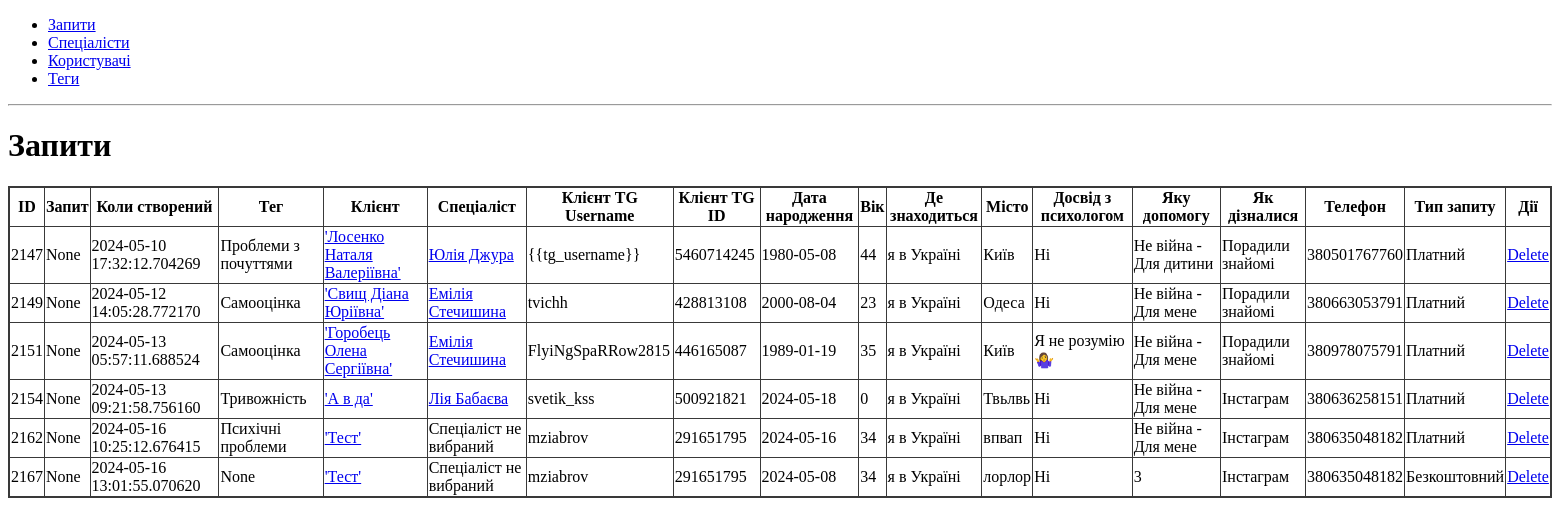
The app's page /requests/, older data.
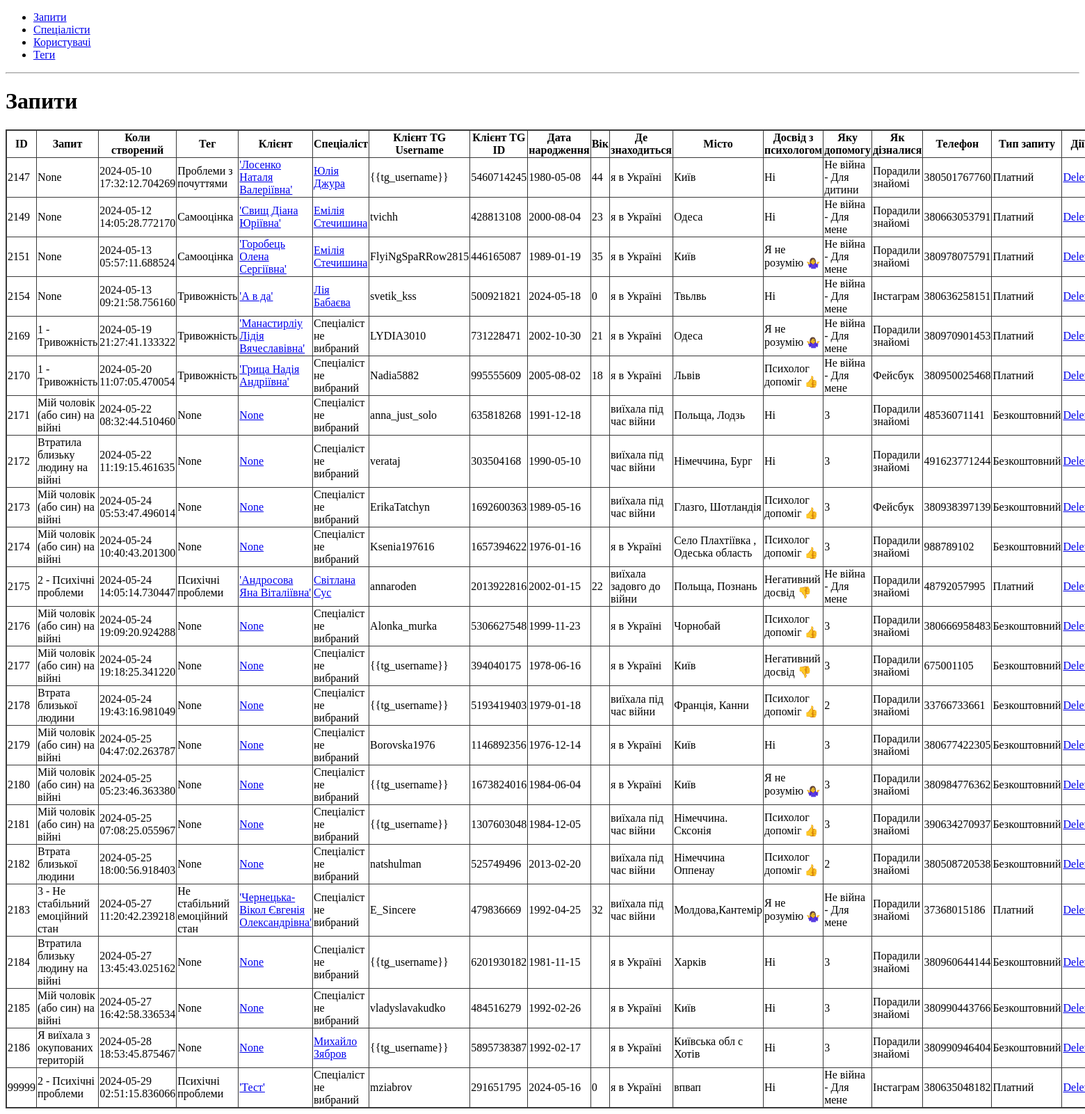
The same page, newer data.
### app/requests/models.py (models this page shows, shortened)
class Request(db.Model):
    id = db.Column(db.Integer, primary_key=True)
    created_date = db.Column(db.DateTime, nullable=False)
    user_full_name = db.Column(db.String(80), nullable=False)
    user_username = db.Column(db.String(80))
    user_telegram_id = db.Column(db.Integer)
    user_birthdate = db.Column(db.Date, nullable=False)
    user_where_is = db.Column(db.String(80), nullable=False)
    user_where_is_city = db.Column(db.String(80), nullable=False)
    user_worked_with_psychologist_before = db.Column(db.String(80), nullable=False)
    help_type = db.Column(db.String(80), nullable=False)
    user_how_known = db.Column(db.String(80), nullable=False)
    user_phone = db.Column(db.Integer, nullable=False)
    request_type = db.Column(db.String(80), nullable=False)
    tag_id = db.Column(db.Integer, db.ForeignKey("tag.id"), nullable=True)
    tag = db.relationship("Tag", backref="requests")
    user_age = db.Column(db.Integer)
    request_name = db.Column(db.String(80))
    user_id = db.Column(db.Integer, db.ForeignKey("user.id"), nullable=False)
    user = db.relationship("User", backref="requests")
    specialist_id = db.Column(db.Integer, db.ForeignKey("specialist.id"), nullable=True)
    specialist = db.relationship("Specialist", backref="requests")
    message_id = db.Column(db.Integer)

### app/tags/models.py (models this page shows, shortened)
class Tag(db.Model):
    __tablename__ = "tag"
    id = db.Column(db.Integer, primary_key=True)
    name = db.Column(db.String(255), unique=True, nullable=False)
    specialists = db.relationship("Specialist", secondary="specialist_tag", back_populates="tags")
    def __repr__(self) -> str:
        return f"{self.name}"

### app/users/models.py (models this page shows, shortened)
class User(db.Model):
    id = db.Column(db.Integer, primary_key=True)
    name = db.Column(db.String(80), unique=True, nullable=False)
    username = db.Column(db.String(80), unique=True)
    telegram_id = db.Column(db.Integer, unique=True)
    birthdate = db.Column(db.Date, nullable=False)
    where_is = db.Column(db.String(80), nullable=False)
    where_is_city = db.Column(db.String(80), nullable=False)
    worked_with_psychologist_before = db.Column(db.String(80), nullable=False)
    phone = db.Column(db.String(80), nullable=False)
    how_known = db.Column(db.String(80), nullable=False)
    age = db.Column(db.Integer)
    def __repr__(self):
        return '%r' % self.name

### app/specialists/models.py (models this page shows, shortened)
class Specialist(db.Model):
    __tablename__ = "specialist"
    id = db.Column(db.Integer, primary_key=True)
    name = db.Column(db.String(255), unique=True, nullable=False)
    description = db.Column(db.String(255))
    cv = db.Column(db.String(255))
    phone = db.Column(db.String(255))
    tags = db.relationship("Tag", secondary=specialist_tag, back_populates="specialists")
    telegram_username = db.Column(db.String(255))
    manychat_username = db.Column(db.String(255))
    cost = db.Column(db.Integer)
    def __repr__(self) -> str:
        return f"{self.name}"

### app/requests/routes.py (the view)
@bp.route("/", methods=["GET", "POST"])
def requests():
    return render_template("requests.html", requests = Request.query.all())

### app/requests/templates/requests.html
{% extends 'base.html' %}
{% block content %}
<h1>Запити</h1>
{% include 'requests_table.html' %}
{% endblock %}

### app/requests/templates/requests_table.html
<table id="requests">
    <thead>
        <tr>
            <th>ID</th>
            <th>Запит</th>
            <th>Коли створений</th>
            <th>Тег</th>
            <th>Клієнт</th>
            <th>Спеціаліст</th>
            <th>Клієнт TG Username</th>
            <th>Клієнт TG ID</th>
            <th>Дата народження</th>
            <th>Вік</th>
            <th>Де знаходиться</th>
            <th>Місто</th>
            <th>Досвід з психологом</th>
            <th>Яку допомогу</th>
            <th>Як дізналися</th>
            <th>Телефон</th>
            <th>Тип запиту</th>
            <th>Дії</th>
        </tr>
    </thead>
    <tbody>
        {% for request in requests %}
        <tr>
            <td>{{ request.id }}</td>
            <td>{{ request.request_name }}</td>
            <td>{{ request.created_date }}</td>
            <td>{{ request.tag }}</td>
            <td><a href="{{ url_for('users.user_card', user_id=request.user_id) }}">{{ request.user }}</a></td>
            <td>
                {% if request.specialist %}
                <a href="{{ url_for('specialists.specialist_card', specialist_id=request.specialist_id) }}">{{ request.specialist }}</a>
                {% else %}
                Спеціаліст не вибраний
                {% endif %}
            </td>
            <td>{{ request.user_username }}</td>
            <td>{{ request.user_telegram_id }}</td>
            <td>{{ request.user_birthdate }}</td>
            <td>{{ request.user.age }}</td>
            <td>{{ request.user_where_is }}</td>
            <td>{{ request.user_where_is_city }}</td>
            <td>{{ request.user_worked_with_psychologist_before }}</td>
            <td>{{ request.help_type }}</td>
            <td>{{ request.user_how_known }}</td>
            <td>{{ request.user_phone }}</td>
            <td>{{ request.request_type }}</td>
            <td>
                <a href="{{ url_for('requests.delete_request', request_id=request.id) }}">Delete</a>
            </td>
        </tr>
        {% endfor %}
    </tbody>
</table>

Row changes from the older to the newer data that the page shows:
removed Request: id "2162", request_name "None", created_date "2024-05-16 10:25:12.676415", tag "Психічні проблеми", user "'Тест'", shows "Спеціаліст не вибраний", user_username "mziabrov", user_telegram_id "291651795", user_birthdate "2024-05-16", user.age "34", user_where_is "я в Україні", user_where_is_city "впвап", user_worked_with_psychologist_before "Ні", help_type "Не війна - Для мене", user_how_known "Інстаграм", user_phone "380635048182", request_type "Платний"
removed Request: id "2167", request_name "None", created_date "2024-05-16 13:01:55.070620", tag "None", user "'Тест'", shows "Спеціаліст не вибраний", user_username "mziabrov", user_telegram_id "291651795", user_birthdate "2024-05-08", user.age "34", user_where_is "я в Україні", user_where_is_city "лорлор", user_worked_with_psychologist_before "Ні", help_type "3", user_how_known "Інстаграм", user_phone "380635048182", request_type "Безкоштовний"
added Request: id "2169", request_name "1 - Тривожність", created_date "2024-05-19 21:27:41.133322", tag "Тривожність", user "'Манастирліу Лідія Вячеславівна'", shows "Спеціаліст не вибраний", user_username "LYDIA3010", user_telegram_id "731228471", user_birthdate "2002-10-30", user.age "21", user_where_is "я в Україні", user_where_is_city "Одеса", user_worked_with_psychologist_before "Я не розумію 🤷‍♀️", help_type "Не війна - Для мене", user_how_known "Порадили знайомі", user_phone "380970901453", request_type "Платний"
added Request: id "2170", request_name "1 - Тривожність", created_date "2024-05-20 11:07:05.470054", tag "Тривожність", user "'Грица Надія Андріївна'", shows "Спеціаліст не вибраний", user_username "Nadia5882", user_telegram_id "995555609", user_birthdate "2005-08-02", user.age "18", user_where_is "я в Україні", user_where_is_city "Львів", user_worked_with_psychologist_before "Психолог допоміг 👍", help_type "Не війна - Для мене", user_how_known "Фейсбук", user_phone "380950025468", request_type "Платний"
added Request: id "2171", request_name "Мій чоловік (або син) на війні", created_date "2024-05-22 08:32:44.510460", tag "None", user "None", shows "Спеціаліст не вибраний", user_username "anna_just_solo", user_telegram_id "635818268", user_birthdate "1991-12-18", user_where_is "виїхала під час війни", user_where_is_city "Польща, Лодзь", user_worked_with_psychologist_before "Ні", help_type "3", user_how_known "Порадили знайомі", user_phone "48536071141", request_type "Безкоштовний"
added Request: id "2172", request_name "Втратила близьку людину на війні", created_date "2024-05-22 11:19:15.461635", tag "None", user "None", shows "Спеціаліст не вибраний", user_username "verataj", user_telegram_id "303504168", user_birthdate "1990-05-10", user_where_is "виїхала під час війни", user_where_is_city "Німеччина, Бург", user_worked_with_psychologist_before "Ні", help_type "3", user_how_known "Порадили знайомі", user_phone "491623771244", request_type "Безкоштовний"
added Request: id "2173", request_name "Мій чоловік (або син) на війні", created_date "2024-05-24 05:53:47.496014", tag "None", user "None", shows "Спеціаліст не вибраний", user_username "ErikaTatchyn", user_telegram_id "1692600363", user_birthdate "1989-05-16", user_where_is "виїхала під час війни", user_where_is_city "Глазго, Шотландія", user_worked_with_psychologist_before "Психолог допоміг 👍", help_type "3", user_how_known "Фейсбук", user_phone "380938397139", request_type "Безкоштовний"
added Request: id "2174", request_name "Мій чоловік (або син) на війні", created_date "2024-05-24 10:40:43.201300", tag "None", user "None", shows "Спеціаліст не вибраний", user_username "Ksenia197616", user_telegram_id "1657394622", user_birthdate "1976-01-16", user_where_is "я в Україні", user_where_is_city "Село Плахтіївка , Одеська область", user_worked_with_psychologist_before "Психолог допоміг 👍", help_type "3", user_how_known "Порадили знайомі", user_phone "988789102", request_type "Безкоштовний"
added Request: id "2175", request_name "2 - Психічні проблеми", created_date "2024-05-24 14:05:14.730447", tag "Психічні проблеми", user "'Андросова Яна Віталіївна'", specialist "Світлана Сус", user_username "annaroden", user_telegram_id "2013922816", user_birthdate "2002-01-15", user.age "22", user_where_is "виїхала задовго до війни", user_where_is_city "Польща, Познань", user_worked_with_psychologist_before "Негативний досвід 👎", help_type "Не війна - Для мене", user_how_known "Порадили знайомі", user_phone "48792057995", request_type "Платний"
added Request: id "2176", request_name "Мій чоловік (або син) на війні", created_date "2024-05-24 19:09:20.924288", tag "None", user "None", shows "Спеціаліст не вибраний", user_username "Alonka_murka", user_telegram_id "5306627548", user_birthdate "1999-11-23", user_where_is "я в Україні", user_where_is_city "Чорнобай", user_worked_with_psychologist_before "Психолог допоміг 👍", help_type "3", user_how_known "Порадили знайомі", user_phone "380666958483", request_type "Безкоштовний"
added Request: id "2177", request_name "Мій чоловік (або син) на війні", created_date "2024-05-24 19:18:25.341220", tag "None", user "None", shows "Спеціаліст не вибраний", user_username "{{tg_username}}", user_telegram_id "394040175", user_birthdate "1978-06-16", user_where_is "я в Україні", user_where_is_city "Київ", user_worked_with_psychologist_before "Негативний досвід 👎", help_type "3", user_how_known "Порадили знайомі", user_phone "675001105", request_type "Безкоштовний"
added Request: id "2178", request_name "Втрата близької людини", created_date "2024-05-24 19:43:16.981049", tag "None", user "None", shows "Спеціаліст не вибраний", user_username "{{tg_username}}", user_telegram_id "5193419403", user_birthdate "1979-01-18", user_where_is "виїхала під час війни", user_where_is_city "Франція, Канни", user_worked_with_psychologist_before "Психолог допоміг 👍", help_type "2", user_how_known "Порадили знайомі", user_phone "33766733661", request_type "Безкоштовний"
added Request: id "2179", request_name "Мій чоловік (або син) на війні", created_date "2024-05-25 04:47:02.263787", tag "None", user "None", shows "Спеціаліст не вибраний", user_username "Borovska1976", user_telegram_id "1146892356", user_birthdate "1976-12-14", user_where_is "я в Україні", user_where_is_city "Київ", user_worked_with_psychologist_before "Ні", help_type "3", user_how_known "Порадили знайомі", user_phone "380677422305", request_type "Безкоштовний"
added Request: id "2180", request_name "Мій чоловік (або син) на війні", created_date "2024-05-25 05:23:46.363380", tag "None", user "None", shows "Спеціаліст не вибраний", user_username "{{tg_username}}", user_telegram_id "1673824016", user_birthdate "1984-06-04", user_where_is "я в Україні", user_where_is_city "Київ", user_worked_with_psychologist_before "Я не розумію 🤷‍♀️", help_type "3", user_how_known "Порадили знайомі", user_phone "380984776362", request_type "Безкоштовний"
added Request: id "2181", request_name "Мій чоловік (або син) на війні", created_date "2024-05-25 07:08:25.055967", tag "None", user "None", shows "Спеціаліст не вибраний", user_username "{{tg_username}}", user_telegram_id "1307603048", user_birthdate "1984-12-05", user_where_is "виїхала під час війни", user_where_is_city "Німеччина. Сксонія", user_worked_with_psychologist_before "Психолог допоміг 👍", help_type "3", user_how_known "Порадили знайомі", user_phone "390634270937", request_type "Безкоштовний"
added Request: id "2182", request_name "Втрата близької людини", created_date "2024-05-25 18:00:56.918403", tag "None", user "None", shows "Спеціаліст не вибраний", user_username "natshulman", user_telegram_id "525749496", user_birthdate "2013-02-20", user_where_is "виїхала під час війни", user_where_is_city "Німеччина Оппенау", user_worked_with_psychologist_before "Психолог допоміг 👍", help_type "2", user_how_known "Порадили знайомі", user_phone "380508720538", request_type "Безкоштовний"
added Request: id "2183", request_name "3 - Не стабільний емоційний стан", created_date "2024-05-27 11:20:42.239218", tag "Не стабільний емоційний стан", user "'Чернецька-Вікол Євгенія Олександрівна'", shows "Спеціаліст не вибраний", user_username "E_Sincere", user_telegram_id "479836669", user_birthdate "1992-04-25", user.age "32", user_where_is "виїхала під час війни", user_where_is_city "Молдова,Кантемір", user_worked_with_psychologist_before "Я не розумію 🤷‍♀️", help_type "Не війна - Для мене", user_how_known "Порадили знайомі", user_phone "37368015186", request_type "Платний"
added Request: id "2184", request_name "Втратила близьку людину на війні", created_date "2024-05-27 13:45:43.025162", tag "None", user "None", shows "Спеціаліст не вибраний", user_username "{{tg_username}}", user_telegram_id "6201930182", user_birthdate "1981-11-15", user_where_is "я в Україні", user_where_is_city "Харків", user_worked_with_psychologist_before "Ні", help_type "3", user_how_known "Порадили знайомі", user_phone "380960644144", request_type "Безкоштовний"
added Request: id "2185", request_name "Мій чоловік (або син) на війні", created_date "2024-05-27 16:42:58.336534", tag "None", user "None", shows "Спеціаліст не вибраний", user_username "vladyslavakudko", user_telegram_id "484516279", user_birthdate "1992-02-26", user_where_is "я в Україні", user_where_is_city "Київ", user_worked_with_psychologist_before "Ні", help_type "3", user_how_known "Порадили знайомі", user_phone "380990443766", request_type "Безкоштовний"
added Request: id "2186", request_name "Я виїхала з окупованих територій", created_date "2024-05-28 18:53:45.875467", tag "None", user "None", specialist "Михайло Зябров", user_username "{{tg_username}}", user_telegram_id "5895738387", user_birthdate "1992-02-17", user_where_is "я в Україні", user_where_is_city "Київська обл с Хотів", user_worked_with_psychologist_before "Ні", help_type "3", user_how_known "Порадили знайомі", user_phone "380990946404", request_type "Безкоштовний"
added Request: id "99999", request_name "2 - Психічні проблеми", created_date "2024-05-29 02:51:15.836066", tag "Психічні проблеми", user "'Тест'", shows "Спеціаліст не вибраний", user_username "mziabrov", user_telegram_id "291651795", user_birthdate "2024-05-16", user.age "0", user_where_is "я в Україні", user_where_is_city "впвап", user_worked_with_psychologist_before "Ні", help_type "Не війна - Для мене", user_how_known "Інстаграм", user_phone "380635048182", request_type "Платний"
